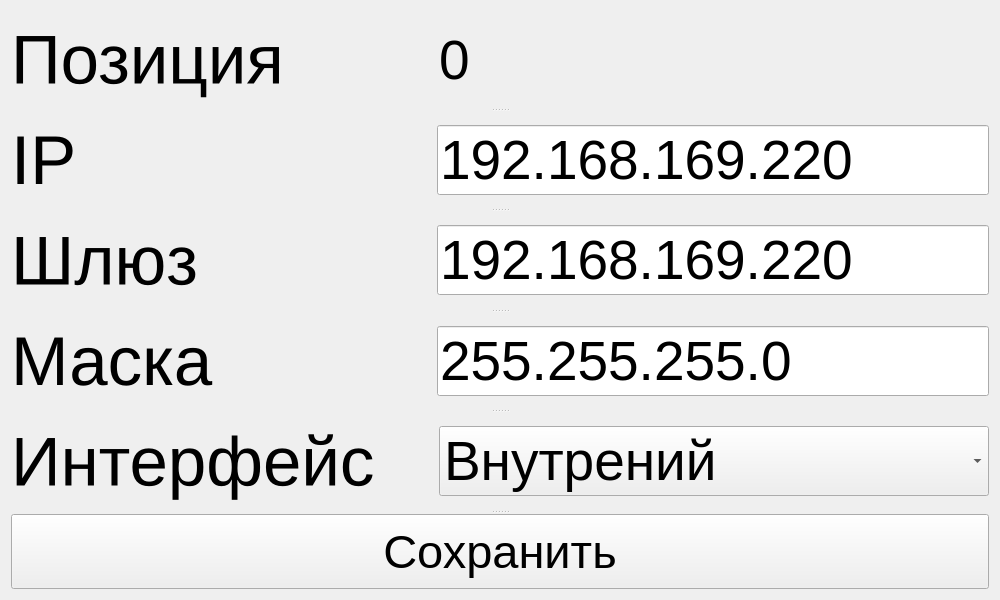
<?xml version="1.0" encoding="UTF-8"?>
<ui version="4.0">
 <class>ClientCfgForm</class>
 <widget class="QWidget" name="ClientCfgForm">
  <property name="geometry">
   <rect>
    <x>0</x>
    <y>0</y>
    <width>1000</width>
    <height>600</height>
   </rect>
  </property>
  <property name="minimumSize">
   <size>
    <width>1000</width>
    <height>600</height>
   </size>
  </property>
  <property name="windowTitle">
   <string>Form</string>
  </property>
  <layout class="QVBoxLayout" name="verticalLayout">
   <item>
    <widget class="QSplitter" name="splitter">
     <property name="orientation">
      <enum>Qt::Vertical</enum>
     </property>
     <widget class="QWidget" name="horizontalLayoutWidget">
      <layout class="QHBoxLayout" name="position">
       <item>
        <widget class="QLabel" name="label">
         <property name="minimumSize">
          <size>
           <width>400</width>
           <height>0</height>
          </size>
         </property>
         <property name="font">
          <font>
           <pointsize>52</pointsize>
          </font>
         </property>
         <property name="text">
          <string>Позиция</string>
         </property>
        </widget>
       </item>
       <item>
        <spacer name="horizontalSpacer">
         <property name="orientation">
          <enum>Qt::Vertical</enum>
         </property>
         <property name="sizeType">
          <enum>QSizePolicy::Minimum</enum>
         </property>
         <property name="sizeHint" stdset="0">
          <size>
           <width>20</width>
           <height>40</height>
          </size>
         </property>
        </spacer>
       </item>
       <item>
        <widget class="QLabel" name="lsposition">
         <property name="minimumSize">
          <size>
           <width>550</width>
           <height>0</height>
          </size>
         </property>
         <property name="font">
          <font>
           <pointsize>41</pointsize>
          </font>
         </property>
         <property name="autoFillBackground">
          <bool>false</bool>
         </property>
         <property name="styleSheet">
          <string notr="true">align:center</string>
         </property>
         <property name="text">
          <string>0</string>
         </property>
        </widget>
       </item>
      </layout>
     </widget>
     <widget class="QWidget" name="horizontalLayoutWidget_2">
      <layout class="QHBoxLayout" name="ip">
       <item>
        <widget class="QLabel" name="label_2">
         <property name="minimumSize">
          <size>
           <width>400</width>
           <height>0</height>
          </size>
         </property>
         <property name="font">
          <font>
           <pointsize>52</pointsize>
          </font>
         </property>
         <property name="text">
          <string>IP</string>
         </property>
        </widget>
       </item>
       <item>
        <spacer name="horizontalSpacer_2">
         <property name="orientation">
          <enum>Qt::Vertical</enum>
         </property>
         <property name="sizeType">
          <enum>QSizePolicy::Minimum</enum>
         </property>
         <property name="sizeHint" stdset="0">
          <size>
           <width>20</width>
           <height>40</height>
          </size>
         </property>
        </spacer>
       </item>
       <item>
        <layout class="QHBoxLayout" name="ipinpcont">
         <item>
          <widget class="QLineEdit" name="ipedit">
           <property name="minimumSize">
            <size>
             <width>550</width>
             <height>0</height>
            </size>
           </property>
           <property name="font">
            <font>
             <pointsize>41</pointsize>
            </font>
           </property>
           <property name="text">
            <string>192.168.169.220</string>
           </property>
          </widget>
         </item>
        </layout>
       </item>
      </layout>
     </widget>
     <widget class="QWidget" name="horizontalLayoutWidget_4">
      <layout class="QHBoxLayout" name="gateway">
       <item>
        <widget class="QLabel" name="label_3">
         <property name="minimumSize">
          <size>
           <width>400</width>
           <height>0</height>
          </size>
         </property>
         <property name="font">
          <font>
           <pointsize>52</pointsize>
          </font>
         </property>
         <property name="text">
          <string>Шлюз</string>
         </property>
        </widget>
       </item>
       <item>
        <spacer name="horizontalSpacer_3">
         <property name="orientation">
          <enum>Qt::Vertical</enum>
         </property>
         <property name="sizeType">
          <enum>QSizePolicy::Minimum</enum>
         </property>
         <property name="sizeHint" stdset="0">
          <size>
           <width>20</width>
           <height>40</height>
          </size>
         </property>
        </spacer>
       </item>
       <item>
        <layout class="QHBoxLayout" name="horizontalLayout_5">
         <item>
          <widget class="QLineEdit" name="gatewayedit">
           <property name="minimumSize">
            <size>
             <width>550</width>
             <height>0</height>
            </size>
           </property>
           <property name="font">
            <font>
             <pointsize>41</pointsize>
            </font>
           </property>
           <property name="text">
            <string>192.168.169.220</string>
           </property>
          </widget>
         </item>
        </layout>
       </item>
      </layout>
     </widget>
     <widget class="QWidget" name="horizontalLayoutWidget_5">
      <layout class="QHBoxLayout" name="mask">
       <item>
        <widget class="QLabel" name="label_4">
         <property name="minimumSize">
          <size>
           <width>400</width>
           <height>0</height>
          </size>
         </property>
         <property name="font">
          <font>
           <pointsize>52</pointsize>
          </font>
         </property>
         <property name="text">
          <string>Маска</string>
         </property>
        </widget>
       </item>
       <item>
        <spacer name="horizontalSpacer_4">
         <property name="orientation">
          <enum>Qt::Vertical</enum>
         </property>
         <property name="sizeType">
          <enum>QSizePolicy::Minimum</enum>
         </property>
         <property name="sizeHint" stdset="0">
          <size>
           <width>20</width>
           <height>40</height>
          </size>
         </property>
        </spacer>
       </item>
       <item>
        <layout class="QHBoxLayout" name="horizontalLayout_7">
         <item>
          <widget class="QLineEdit" name="maskedit">
           <property name="minimumSize">
            <size>
             <width>550</width>
             <height>0</height>
            </size>
           </property>
           <property name="font">
            <font>
             <pointsize>41</pointsize>
            </font>
           </property>
           <property name="text">
            <string>255.255.255.0</string>
           </property>
          </widget>
         </item>
        </layout>
       </item>
      </layout>
     </widget>
     <widget class="QWidget" name="horizontalLayoutWidget_6">
      <layout class="QHBoxLayout" name="devinterface">
       <item>
        <widget class="QLabel" name="label_5">
         <property name="minimumSize">
          <size>
           <width>400</width>
           <height>0</height>
          </size>
         </property>
         <property name="font">
          <font>
           <pointsize>52</pointsize>
          </font>
         </property>
         <property name="text">
          <string>Интерфейс</string>
         </property>
        </widget>
       </item>
       <item>
        <spacer name="horizontalSpacer_5">
         <property name="orientation">
          <enum>Qt::Vertical</enum>
         </property>
         <property name="sizeType">
          <enum>QSizePolicy::Minimum</enum>
         </property>
         <property name="sizeHint" stdset="0">
          <size>
           <width>20</width>
           <height>40</height>
          </size>
         </property>
        </spacer>
       </item>
       <item>
        <layout class="QHBoxLayout" name="horizontalLayout_9">
         <item>
          <widget class="QComboBox" name="interfaceedit">
           <property name="minimumSize">
            <size>
             <width>550</width>
             <height>0</height>
            </size>
           </property>
           <property name="font">
            <font>
             <pointsize>41</pointsize>
            </font>
           </property>
           <item>
            <property name="text">
             <string>Внутрений</string>
            </property>
           </item>
           <item>
            <property name="text">
             <string>Внешний</string>
            </property>
           </item>
          </widget>
         </item>
        </layout>
       </item>
      </layout>
     </widget>
     <widget class="QPushButton" name="savebutton">
      <property name="font">
       <font>
        <pointsize>35</pointsize>
       </font>
      </property>
      <property name="text">
       <string>Сохранить</string>
      </property>
     </widget>
    </widget>
   </item>
  </layout>
 </widget>
 <resources/>
 <connections/>
</ui>
